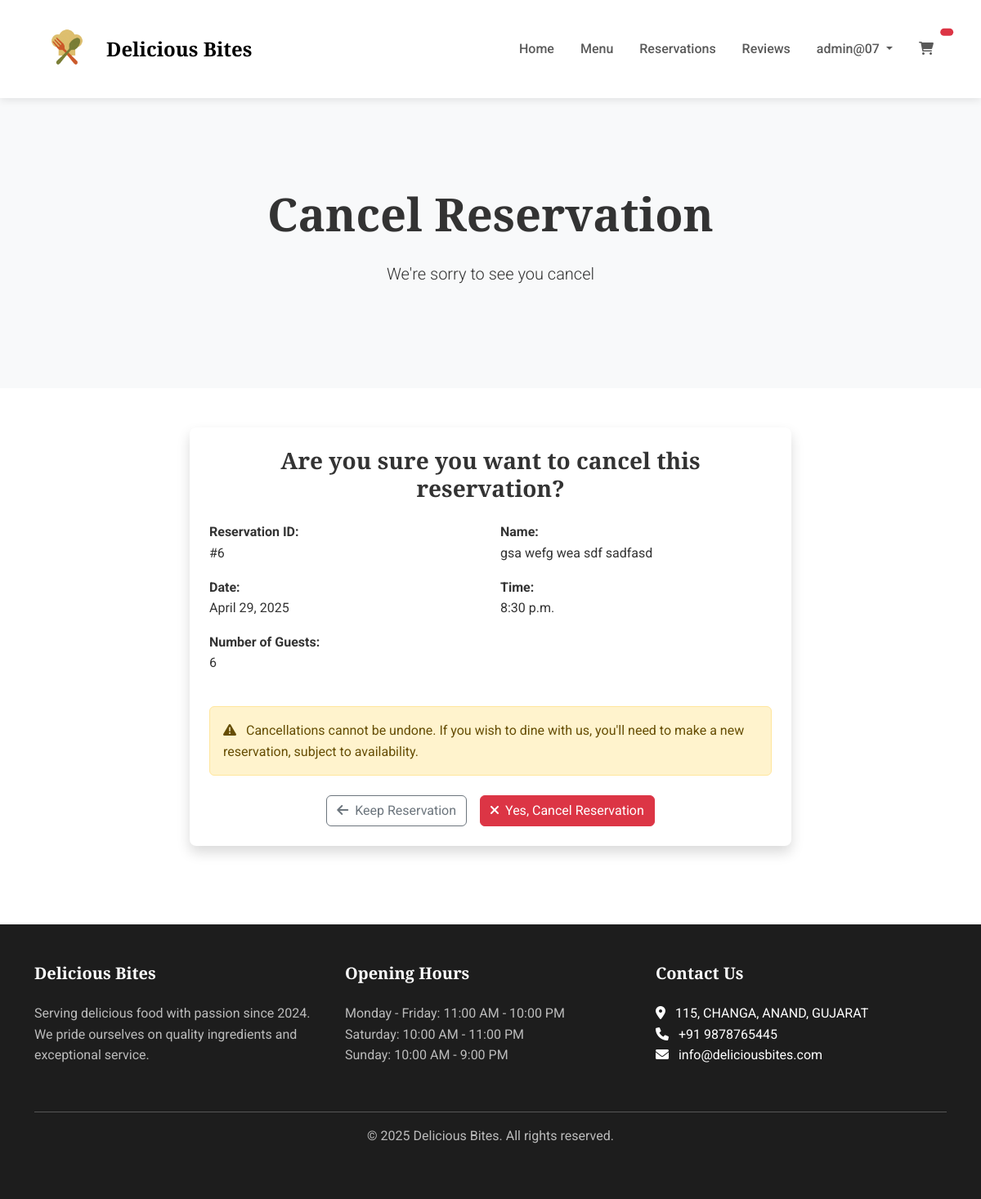
Screenshot of /reservations/cancel/6/ (signed in) with the database file from the repository.
### reservations/models.py (models this page shows, shortened)
class Reservation(models.Model):
    STATUS_CHOICES = [
        ('pending', 'Pending'),
        ('confirmed', 'Confirmed'),
        ('completed', 'Completed'),
        ('cancelled', 'Cancelled'),
    ]
    user = models.ForeignKey(User, on_delete=models.CASCADE, related_name='reservations')
    table = models.ForeignKey(Table, on_delete=models.SET_NULL, null=True, blank=True)
    reservation_date = models.DateField()
    reservation_time = models.TimeField()
    number_of_guests = models.IntegerField(validators=[MinValueValidator(1)])
    special_request = models.TextField(blank=True)
    status = models.CharField(max_length=20, choices=STATUS_CHOICES, default='pending')
    created_at = models.DateTimeField(auto_now_add=True)
    updated_at = models.DateTimeField(auto_now=True)
    class Meta:
        ordering = ['-reservation_date', '-reservation_time']

### reservations/views.py (the view)
# urls.py: path('cancel/<int:reservation_id>/', views.reservation_cancel, name='reservation_cancel'),
@login_required
def reservation_cancel(request, reservation_id):
    reservation = Reservation.objects.get(id=reservation_id, user=request.user)
    if request.method == 'POST':
        reservation.status = 'cancelled'
        reservation.save()
        messages.success(request, 'Your reservation has been cancelled.')
        return redirect('reservations:reservation_list')
    context = {
        'reservation': reservation,
    }
    return render(request, 'reservations/reservation_cancel.html', context)

### restaurant_project/context_processors/cart.py (called while the page is built)
def cart_processor(request):
    cart_count = 0
    if request.user.is_authenticated:
        cart = Order.objects.filter(user=request.user, status='cart').first()
        if cart:
            cart_count = cart.items.count()
    return {
        'cart_count': cart_count
    }

### templates/reservations/reservation_cancel.html (shortened to what this page needs)
{% extends 'base/base.html' %}
{% load static %}
{% block content %}
<section class="page-banner">
    <div class="container text-center py-5">
        <h1 class="display-4 fw-bold mb-4">Cancel Reservation</h1>
        <p class="lead">We're sorry to see you cancel</p>
    </div>
</section>
<section class="cancel-section py-5">
    <div class="container">
        <div class="row justify-content-center">
            <div class="col-md-8">
                <div class="card shadow">
                    <div class="card-body p-4">
                        <h3 class="card-title text-center mb-4">Are you sure you want to cancel this reservation?</h3>
                        <div class="reservation-details mb-4">
                            <div class="row">
                                <div class="col-md-6">
                                    <p><strong>Reservation ID:</strong><br> #{{ reservation.id }}</p>
                                </div>
                                <div class="col-md-6">
                                    <p><strong>Name:</strong><br> {{ reservation.special_request }}</p>
                                </div>
                            </div>
                            <div class="row">
                                <div class="col-md-6">
                                    <p><strong>Date:</strong><br> {{ reservation.reservation_date|date:"F j, Y" }}</p>
                                </div>
                                <div class="col-md-6">
                                    <p><strong>Time:</strong><br> {{ reservation.reservation_time }}</p>
                                </div>
                            </div>
                            <div class="row">
                                <div class="col-md-6">
                                    <p><strong>Number of Guests:</strong><br> {{ reservation.number_of_guests }}</p>
                                </div>
                            </div>
                        </div>
                        <div class="alert alert-warning">
                            <i class="fas fa-exclamation-triangle me-2"></i>
                            <span>Cancellations cannot be undone. If you wish to dine with us, you'll need to make a new reservation, subject to availability.</span>
                        </div>
                        <form method="post" class="mt-4">
                            <div class="d-flex justify-content-center">
                                <a href="{% url 'reservations:reservation_list' %}" class="btn btn-outline-secondary me-3">
                                    <i class="fas fa-arrow-left me-1"></i> Keep Reservation
                                </a>
                                <button type="submit" class="btn btn-danger">
                                    <i class="fas fa-times me-1"></i> Yes, Cancel Reservation
                                </button>
                            </div>
                        </form>
                    </div>
                </div>
            </div>
        </div>
    </div>
</section>
{% endblock %}

### templates/base/base.html (shortened to what this page needs)
<!DOCTYPE html>
<html lang="en" data-bs-theme="light">
<head>
    <link href="https://cdn.jsdelivr.net/npm/bootstrap@5.3.0-alpha1/dist/css/bootstrap.min.css" rel="stylesheet">
    <link rel="stylesheet" href="https://cdnjs.cloudflare.com/ajax/libs/font-awesome/6.0.0/css/all.min.css">
    {% load static %}
    <link rel="stylesheet" href="{% static 'css/style.css' %}">
</head>
<body>
    <nav class="navbar navbar-expand-lg sticky-top">
        <div class="container">
            <a class="navbar-brand d-flex align-items-center" href="{% url 'home' %}">
                <img src="{% static 'images/Logo.png' %}" alt="Restaurant Logo" height="80" class="me-2">
                <span>Delicious Bites</span>
            </a>
            <div class="collapse navbar-collapse" id="navbarNav">
                <ul class="navbar-nav ms-auto">
                    <li class="nav-item">
                        <a class="nav-link" href="{% url 'home' %}">Home</a>
                    </li>
                    <li class="nav-item">
                        <a class="nav-link" href="{% url 'menu:menu_list' %}">Menu</a>
                    </li>
                    <li class="nav-item">
                        <a class="nav-link" href="{% url 'reservations:reservation_form' %}">Reservations</a>
                    </li>
                    <li class="nav-item">
                        <a class="nav-link" href="{% url 'reviews:review_list' %}">Reviews</a>
                    </li>
                    {% if user.is_authenticated %}
                        <li class="nav-item dropdown">
                            <a class="nav-link dropdown-toggle" href="#" role="button" data-bs-toggle="dropdown">
                                {{ user.username }}
                            </a>
                        </li>
                    {% endif %}
                    <li class="nav-item">
                        <a class="nav-link position-relative" href="{% url 'orders:cart' %}">
                            <i class="fas fa-shopping-cart"></i>
                            <span class="position-absolute top-0 start-100 translate-middle badge rounded-pill bg-danger cart-badge">
                            </span>
                        </a>
                    </li>
                </ul>
            </div>
        </div>
    </nav>
    <main>
        {% block content %}{% endblock %}
    </main>
    <footer class="footer mt-5 py-5">
        <div class="container">
            <div class="row">
                <div class="col-md-4 mb-4">
                    <h5>Delicious Bites</h5>
                    <p>Serving delicious food with passion since 2024. We pride ourselves on quality ingredients and exceptional service.</p>
                </div>
                <div class="col-md-4 mb-4">
                    <h5>Opening Hours</h5>
                    <ul class="list-unstyled">
                        <li>Monday - Friday: 11:00 AM - 10:00 PM</li>
                        <li>Saturday: 10:00 AM - 11:00 PM</li>
                        <li>Sunday: 10:00 AM - 9:00 PM</li>
                    </ul>
                </div>
                <div class="col-md-4 mb-4">
                    <h5>Contact Us</h5>
                    <address>
                        <i class="fas fa-map-marker-alt me-2"></i> 115, CHANGA, ANAND, GUJARAT<br>
                        <i class="fas fa-phone me-2"></i> +91 9878765445<br>
                        <i class="fas fa-envelope me-2"></i> info@deliciousbites.com
                    </address>
                </div>
            </div>
            <hr>
            <div class="text-center">
                <p>&copy; {% now "Y" %} Delicious Bites. All rights reserved.</p>
            </div>
        </div>
    </footer>
</body>
</html>

### static/css/style.css (style rules this page uses)
:root { --primary-color: #fb8500; --secondary-color: #219ebc; --dark-color: #023047; --light-color: #f8f9fa; --gray-color: #6c757d; --success-color: #28a745; --danger-color: #dc3545; --transition: all 0.3s ease; }
[data-bs-theme="light"] { --bs-primary: var(--primary-color); --bs-navbar-bg: #ffffff; --bs-body-bg: #ffffff; --bs-body-color: #333333; --bs-card-bg: #ffffff; --bs-secondary-bg: #f8f9fa; }
body { font-family: 'Roboto', sans-serif; line-height: 1.6; color: var(--bs-body-color); background-color: var(--bs-body-bg); overflow-x: hidden; }
h1, h2, h3, h4, h5, h6 { font-family: 'Playfair Display', serif; font-weight: 700; }
.navbar { background-color: var(--bs-navbar-bg); box-shadow: 0 2px 10px rgba(0, 0, 0, 0.1); transition: var(--transition); }
.navbar-brand { font-family: 'Playfair Display', serif; font-weight: 700; font-size: 1.5rem; }
.nav-link { font-weight: 500; padding: 0.5rem 1rem !important; transition: var(--transition); }
.card { border: none; border-radius: 0.5rem; overflow: hidden; transition: var(--transition); background-color: var(--bs-card-bg); }
.footer { background-color: var(--bs-secondary-bg); }
.cart-badge { transform: translate(-50%, -50%) !important; }
body { font-family: 'Roboto', sans-serif; color: #333; }
h1, h2, h3, h4, h5, h6 { font-family: 'Playfair Display', serif; }
.navbar { background-color: rgba(255, 255, 255, 0.95); box-shadow: 0 2px 10px rgba(0, 0, 0, 0.1); padding: 15px 0; }
.navbar-brand span { font-family: 'Playfair Display', serif; font-weight: 700; font-size: 1.5rem; }
.navbar .nav-link { font-weight: 500; padding: 8px 16px !important; }
.footer { background-color: #1d1d1d; color: #fff; }
.footer h5 { color: #fff; margin-bottom: 1.5rem; font-weight: 700; }
.footer p, .footer ul li { color: rgba(255, 255, 255, 0.7); }
.page-banner { background-color: #f8f9fa; padding: 60px 0; }

### rows the page displays
Reservation: id "6", special_request "gsa wefg wea sdf sadfasd", reservation_date "April 29, 2025", reservation_time "8:30 p.m.", number_of_guests "6"

### other values shown
{{ user.username }} "admin@07"
